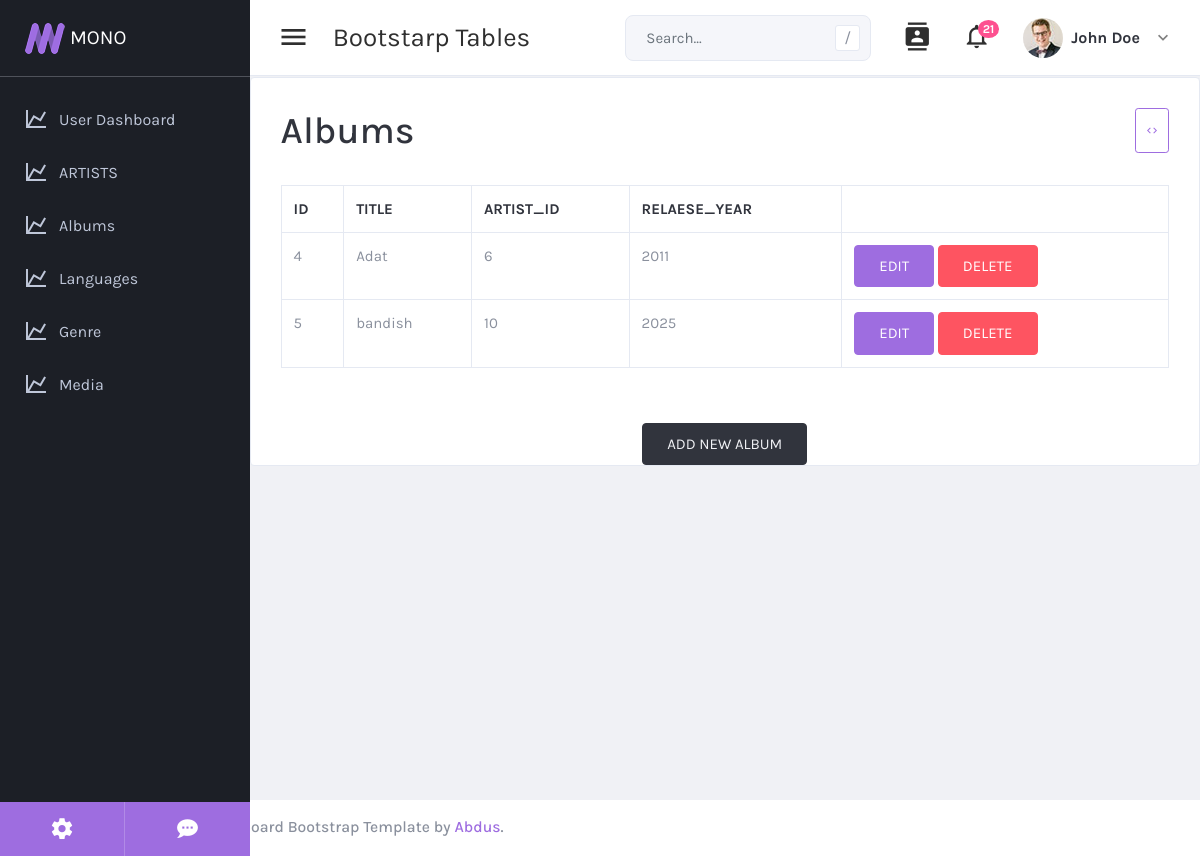
The app's page /admin_panel/albums.php with its own data.
### tables this page shows
CREATE TABLE `albums` (
  `id` int(11) NOT NULL,
  `title` varchar(255) NOT NULL,
  `artist_id` int(11) NOT NULL,
  `release_year` year(4) NOT NULL
);

### admin_panel/albums.php (the view, shortened to what this page needs)
<?php
  include("shared/header.php");
  include("shared/sidebar.php");
  include("shared/nav.php");
  include("shared/connection.php");
  ?>
 <div class="content-wrapper">
<div class="row">
  <div class="col">
    <div class="card card-default">
      <div class="card-header">
      <h1 class= "text-center">albums</h1>
      <a class="btn mdi mdi-code-tags" data-toggle="collapse" href="#collapse-table-1" role="button"
          aria-expanded="false" aria-controls="collapse-table-1"> </a>
      </div>
      <div class="card-body">
        <?php
        $sql = "SELECT * from albums";
        $run = mysqli_query($conn,$sql);
        if(mysqli_num_rows($run)>0){
            ?>
            <table class="table  table-bordered mt-5 w-100 m-auto ">
                <thead >
                    <tr>
                        <th>id</th>
                        <th>title</th>
                        <th>artist_id</th>
                        <th>relaese_year</th>
                            </thead>
                            <tbody>
                                <?php
                                while($row = mysqli_fetch_assoc($run)){
                                    ?>
                                    <tr>
                                        <td><?php echo $row["id"]?></td>
                                        <td><?php echo $row["title"]?></td>
                                        <td><?php echo $row["artist_id"]?></td>
                                        <td><?php echo $row["release_year"]?></td>
                                        <td>
                                            <a href="editalbum.php?id=<?php echo $row["id"] ?>" class= "btn btn-primary">edit</a>
                                            <a href="deletealbum.php?dit=<?php echo $row ["id"] ?>"class="btn btn-danger">delete</a>
                                        </td>
                                </tr>
                                <?php
                                }
                                ?>
                                </tbody>
                                </table>
                                </div>
                                <?php
        }
        ?>
        <div class="container mt-5">
        <a href="addalbum.php"><button class ="btn btn-dark text-light d-flex m-auto" >add new album</button></a>
    </div>
      </div>
    </div>
    </div>
    </div>
    </div>
    </div>
                    <?php
  include("shared/footer.php");
  ?>

### records on screen
albums: id "4", title "Adat", artist "6", release_year "2011"
albums: id "5", title "bandish", artist "10", release_year "2025"
